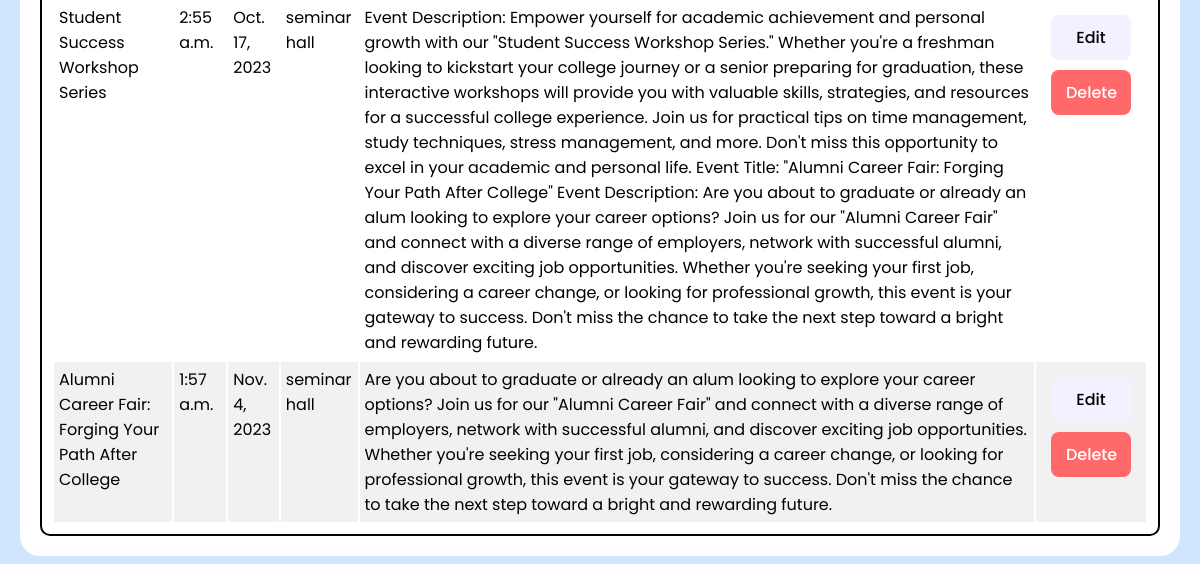
Page /events/ (signed in, lower part) on the earlier database version.
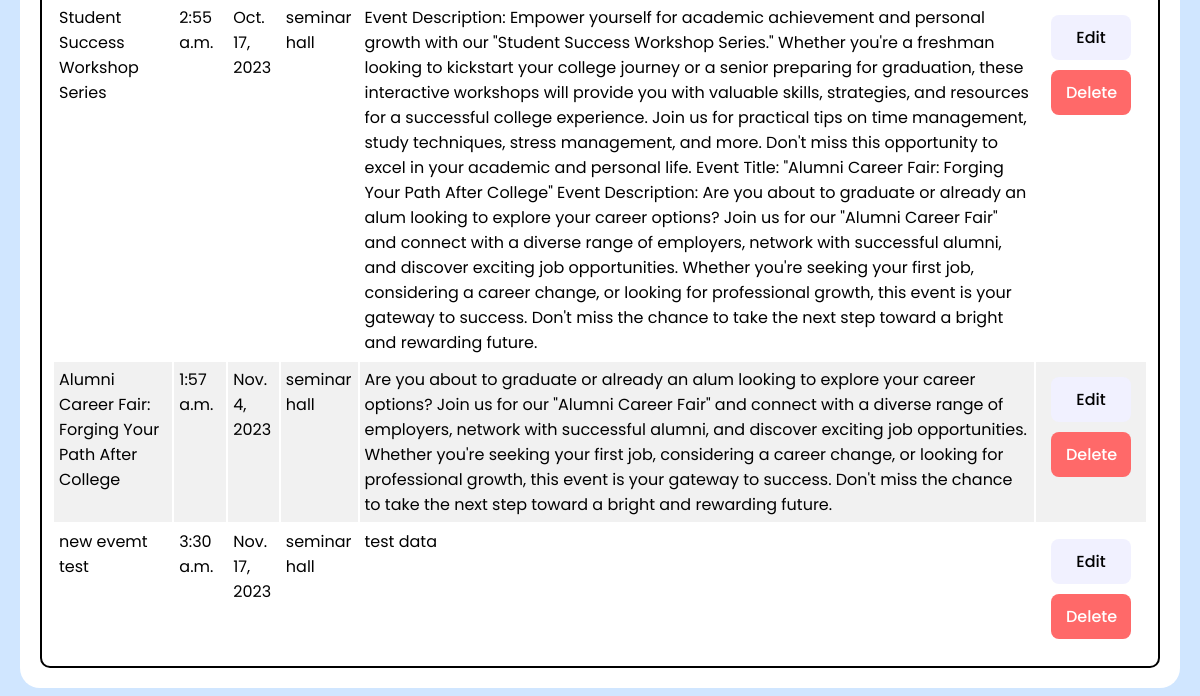
Same page on the later database version.
### myapp/models.py (models this page shows, shortened)
class Event(models.Model):
    title = models.CharField(max_length=200)
    time = models.TimeField()
    date = models.DateField()
    description = models.TextField()
    venue = models.CharField(max_length=200)
    url = models.URLField()

### myapp/views.py (the view)
# urls.py: path('events/', views.event_list, name='event_list'),  # Create a view for listing events
def event_list(request):
    if 'username' in request.session:
        events = Event.objects.all()
        return render(request, 'event_list.html', {'events': events})
    return redirect('login')

### templates/event_list.html (shortened to what this page needs)
{% extends "admin_header.html" %} {% block content %} {% load static %}
<div class="admin-container">
  <div class="table-con">
    <table>
      <tbody>
        {% for event in events %}
        <tr>
          <td>{{ event.title }}</td>
          <td>{{ event.time }}</td>
          <td>{{ event.date }}</td>
          <td>{{ event.venue }}</td>
          <td>{{ event.description }}</td>
          <td>
            <a class="btn-edit btn" href="{% url 'event_update' event.id %}"
              >Edit</a
            >
            <a class="btn-delete btn" href="{% url 'event_delete' event.id %}"
              >Delete</a
            >
          </td>
        </tr>
        {% endfor %}
      </tbody>
    </table>
  </div>
</div>
{% endblock %}

Differences in the rows shown:
added Event: title "new evemt test", time "3:30 a.m.", date "Nov. 17, 2023", venue "seminar hall", description "test data"
